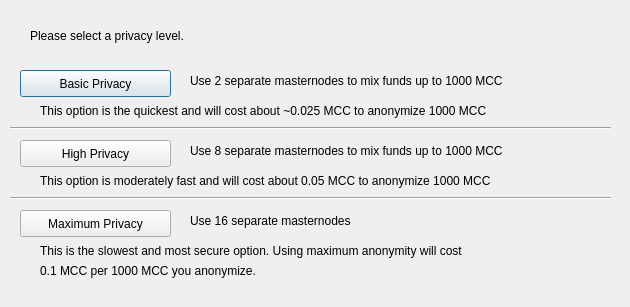
<?xml version="1.0" encoding="UTF-8"?>
<ui version="4.0">
 <class>DarksendConfig</class>
 <widget class="QDialog" name="DarksendConfig">
  <property name="geometry">
   <rect>
    <x>0</x>
    <y>0</y>
    <width>630</width>
    <height>307</height>
   </rect>
  </property>
  <property name="windowTitle">
   <string>Configure PrivateSend</string>
  </property>
  <widget class="QPushButton" name="buttonBasic">
   <property name="geometry">
    <rect>
     <x>20</x>
     <y>70</y>
     <width>151</width>
     <height>27</height>
    </rect>
   </property>
   <property name="text">
    <string>Basic Privacy</string>
   </property>
  </widget>
  <widget class="QPushButton" name="buttonHigh">
   <property name="geometry">
    <rect>
     <x>20</x>
     <y>140</y>
     <width>151</width>
     <height>27</height>
    </rect>
   </property>
   <property name="text">
    <string>High Privacy</string>
   </property>
  </widget>
  <widget class="QPushButton" name="buttonMax">
   <property name="geometry">
    <rect>
     <x>20</x>
     <y>210</y>
     <width>151</width>
     <height>27</height>
    </rect>
   </property>
   <property name="text">
    <string>Maximum Privacy</string>
   </property>
  </widget>
  <widget class="QLabel" name="label">
   <property name="geometry">
    <rect>
     <x>30</x>
     <y>20</y>
     <width>571</width>
     <height>31</height>
    </rect>
   </property>
   <property name="text">
    <string>Please select a privacy level.</string>
   </property>
  </widget>
  <widget class="QLabel" name="label_2">
   <property name="geometry">
    <rect>
     <x>190</x>
     <y>70</y>
     <width>421</width>
     <height>21</height>
    </rect>
   </property>
   <property name="text">
    <string>Use 2 separate masternodes to mix funds up to 1000 MCC</string>
   </property>
  </widget>
  <widget class="QLabel" name="label_3">
   <property name="geometry">
    <rect>
     <x>190</x>
     <y>140</y>
     <width>411</width>
     <height>21</height>
    </rect>
   </property>
   <property name="text">
    <string>Use 8 separate masternodes to mix funds up to 1000 MCC</string>
   </property>
  </widget>
  <widget class="QLabel" name="label_4">
   <property name="geometry">
    <rect>
     <x>190</x>
     <y>210</y>
     <width>421</width>
     <height>21</height>
    </rect>
   </property>
   <property name="text">
    <string>Use 16 separate masternodes</string>
   </property>
  </widget>
  <widget class="QLabel" name="label_6">
   <property name="geometry">
    <rect>
     <x>40</x>
     <y>100</y>
     <width>561</width>
     <height>21</height>
    </rect>
   </property>
   <property name="text">
    <string>This option is the quickest and will cost about ~0.025 MCC to anonymize 1000 MCC</string>
   </property>
  </widget>
  <widget class="QLabel" name="label_7">
   <property name="geometry">
    <rect>
     <x>40</x>
     <y>170</y>
     <width>561</width>
     <height>21</height>
    </rect>
   </property>
   <property name="text">
    <string>This option is moderately fast and will cost about 0.05 MCC to anonymize 1000 MCC</string>
   </property>
  </widget>
  <widget class="QLabel" name="label_8">
   <property name="geometry">
    <rect>
     <x>40</x>
     <y>240</y>
     <width>561</width>
     <height>21</height>
    </rect>
   </property>
   <property name="text">
    <string>This is the slowest and most secure option. Using maximum anonymity will cost</string>
   </property>
  </widget>
  <widget class="QLabel" name="label_9">
   <property name="geometry">
    <rect>
     <x>40</x>
     <y>260</y>
     <width>561</width>
     <height>21</height>
    </rect>
   </property>
   <property name="text">
    <string>0.1 MCC per 1000 MCC you anonymize.</string>
   </property>
  </widget>
  <widget class="Line" name="line">
   <property name="geometry">
    <rect>
     <x>10</x>
     <y>120</y>
     <width>601</width>
     <height>16</height>
    </rect>
   </property>
   <property name="orientation">
    <enum>Qt::Horizontal</enum>
   </property>
  </widget>
  <widget class="Line" name="line_2">
   <property name="geometry">
    <rect>
     <x>10</x>
     <y>190</y>
     <width>601</width>
     <height>16</height>
    </rect>
   </property>
   <property name="orientation">
    <enum>Qt::Horizontal</enum>
   </property>
  </widget>
 </widget>
 <resources/>
 <connections/>
</ui>
